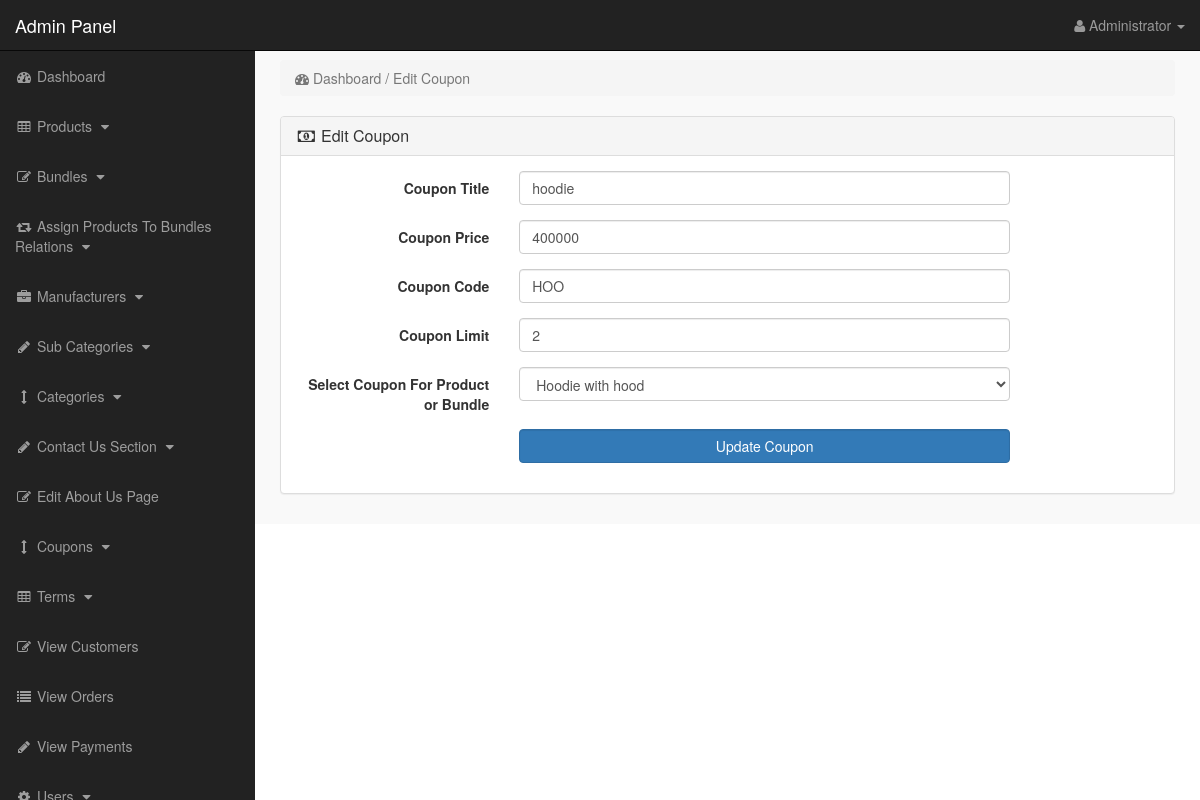
The page /admin_area/index.php?edit_coupon=7 (signed in) on the database its author committed.
### tables this page shows
CREATE TABLE `coupons` (
  `coupon_id` int(10) NOT NULL,
  `product_id` int(10) NOT NULL,
  `coupon_title` varchar(255) NOT NULL,
  `coupon_price` varchar(255) NOT NULL,
  `coupon_code` varchar(255) NOT NULL,
  `coupon_limit` int(100) NOT NULL,
  `coupon_used` int(100) NOT NULL
);

CREATE TABLE `products` (
  `product_id` int(10) NOT NULL,
  `p_cat_id` int(10) NOT NULL,
  `cat_id` int(10) NOT NULL,
  `manufacturer_id` int(10) NOT NULL,
  `date` timestamp NOT NULL DEFAULT current_timestamp() ON UPDATE current_timestamp(),
  `product_title` text NOT NULL,
  `product_url` text NOT NULL,
  `product_img1` text NOT NULL,
  `product_img2` text NOT NULL,
  `product_img3` text NOT NULL,
  `product_price` int(10) NOT NULL,
  `product_psp_price` int(100) NOT NULL,
  `product_desc` text NOT NULL,
  `product_features` text NOT NULL,
  `product_video` text NOT NULL,
  `product_keywords` text NOT NULL,
  `product_label` text NOT NULL,
  `status` varchar(255) NOT NULL
);

### admin_area/edit_coupon.php (the view, shortened to what this page needs)
<?php
if(!isset($_SESSION['admin_email'])){
echo "<script>window.open('login.php','_self')</script>";
}
else {
?>
<?php
if(isset($_GET['edit_coupon'])){
$edit_id = $_GET['edit_coupon'];
$edit_coupon = "select * from coupons where coupon_id='$edit_id'";
$run_edit = mysqli_query($con,$edit_coupon);
$row_edit = mysqli_fetch_array($run_edit);
$c_title = $row_edit['coupon_title'];
$c_price = $row_edit['coupon_price'];
$c_code = $row_edit['coupon_code'];
$c_limit = $row_edit['coupon_limit'];
$p_id = $row_edit['product_id'];
$get_products = "select * from products where product_id='$p_id'";
$run_products = mysqli_query($con,$get_products);
$row_products = mysqli_fetch_array($run_products);
$product_id = $row_products['product_id'];
$product_title = $row_products['product_title'];
}
?>
<div class="row">
<div class="col-lg-12">
<ol class="breadcrumb">
<li class="active">
<i class="fa fa-dashboard"> </i> Dashboard / Edit Coupon
</li>
</ol>
</div>
</div>
<div class="row">
<div class="col-lg-12">
<div class="panel panel-default">
<div class="panel-heading">
<h3 class="panel-title">
<i class="fa fa-money fa-fw"> </i> Edit Coupon
</h3>
</div>
<div class="panel-body">
<form class="form-horizontal" method="post" action="">
<div class="form-group" >
<label class="col-md-3 control-label"> Coupon Title </label>
<div class="col-md-7">
<input type="text" name="coupon_title" class="form-control" value="<?php echo $c_title; ?>" >
</div>
</div>
<div class="form-group" >
<label class="col-md-3 control-label"> Coupon Price </label>
<div class="col-md-7">
<input type="text" name="coupon_price" class="form-control" value="<?php echo $c_price; ?>">
</div>
</div>
<div class="form-group" >
<label class="col-md-3 control-label"> Coupon Code </label>
<div class="col-md-7">
<input type="text" name="coupon_code" class="form-control" value="<?php echo $c_code; ?> ">
</div>
</div>
<div class="form-group" >
<label class="col-md-3 control-label"> Coupon Limit </label>
<div class="col-md-7">
<input type="number" name="coupon_limit" value="<?php echo $c_limit; ?>" class="form-control">
</div>
</div>
<div class="form-group" >
<label class="col-md-3 control-label"> Select Coupon For Product or Bundle </label>
<div class="col-md-7">
<select name="product_id" class="form-control">
<option value="<?php echo $product_id; ?>"> <?php echo $product_title; ?> </option>
</select>
</div>
</div>
<div class="form-group" >
<label class="col-md-3 control-label"> </label>
<div class="col-md-7">
<input type="submit" name="update" class=" btn btn-primary form-control" value=" Update Coupon ">
</div>
</div>
</form>
</div>
</div>
</div>
</div>
<?php } ?>

### admin_area/includes/sidebar.php (shortened to what this page needs)
<?php
if(!isset($_SESSION['admin_email'])){
echo "<script>window.open('login.php','_self')</script>";
}
else {
?>
<nav class="navbar navbar-inverse navbar-fixed-top" >
<div class="navbar-header" >
<a class="navbar-brand" href="index.php?dashboard" >Admin Panel</a>
</div>
<ul class="nav navbar-right top-nav" >
<li class="dropdown" >
<a href="#" class="dropdown-toggle" data-toggle="dropdown" >
<i class="fa fa-user" ></i>
<?php echo $admin_name; ?> <b class="caret" ></b>
</a>
</li>
</ul>
<div class="collapse navbar-collapse navbar-ex1-collapse">
<ul class="nav navbar-nav side-nav">
<li>
<a href="index.php?dashboard">
<i class="fa fa-fw fa-dashboard"></i> Dashboard
</a>
</li>
<li>
<a href="#" data-toggle="collapse" data-target="#products">
<i class="fa fa-fw fa-table"></i> Products
<i class="fa fa-fw fa-caret-down"></i>
</a>
</li>
<li>
<a href="#" data-toggle="collapse" data-target="#bundles">
<i class="fa fa-fw fa-edit"></i> Bundles
<i class="fa fa-fw fa-caret-down"></i>
</a>
</li>
<li>
<a href="#" data-toggle="collapse" data-target="#relations">
<i class="fa fa-fw fa-retweet"></i> Assign Products To Bundles Relations
<i class="fa fa-fw fa-caret-down"></i>
</a>
</li>
<li>
<a href="#" data-toggle="collapse" data-target="#manufacturers">
<i class="fa fa-fw fa-briefcase"></i> Manufacturers
<i class="fa fa-fw fa-caret-down"></i>
</a>
</li>
<li>
<a href="#" data-toggle="collapse" data-target="#p_cat">
<i class="fa fa-fw fa-pencil"></i> Sub Categories
<i class="fa fa-fw fa-caret-down"></i>
</a>
</li>
<li>
<a href="#" data-toggle="collapse" data-target="#cat">
<i class="fa fa-fw fa-arrows-v"></i> Categories
<i class="fa fa-fw fa-caret-down"></i>
</a>
</li>
<li>
<a href="#" data-toggle="collapse" data-target="#contact_us">
<i class="fa fa-fw fa-pencil"> </i> Contact Us Section
<i class="fa fa-fw fa-caret-down"></i>
</a>
</li>
<li>
<a href="index.php?edit_about_us">
<i class="fa fa-fw fa-edit"></i> Edit About Us Page
</a>
</li>
<li>
<a href="#" data-toggle="collapse" data-target="#coupons">
<i class="fa fa-fw fa-arrows-v"></i> Coupons
<i class="fa fa-fw fa-caret-down"></i>
</a>
</li>
<li>
<a href="#" data-toggle="collapse" data-target="#terms" >
<i class="fa fa-fw fa-table"></i> Terms
<i class="fa fa-fw fa-caret-down"></i>
</a>
</li>
<li>
<a href="index.php?view_customers">
<i class="fa fa-fw fa-edit"></i> View Customers
</a>
</li>
<li>
<a href="index.php?view_orders">
<i class="fa fa-fw fa-list"></i> View Orders
</a>
</li>
<li>
<a href="index.php?view_payments">
<i class="fa fa-fw fa-pencil"></i> View Payments
</a>
</li>
<li>
<a href="#" data-toggle="collapse" data-target="#users">
<i class="fa fa-fw fa-gear"></i> Users
<i class="fa fa-fw fa-caret-down"></i>
</a>
</li>
</ul>
</div>
</nav>
<?php } ?>

### admin_area/css/style.css (style rules this page uses)
body { margin-top:100px; }
@media (min-width: 768px) { body { margin-top:50px; } }
.top-nav { padding:0 15px; }
.top-nav>li { display:inline-block; float:left; }
.top-nav>li>a { padding-top:15px; padding-bottom:15px; line-height:20px; color:#999; }
@media (min-width: 768px) { .side-nav { position:fixed; top:51px; width:255px; border-radius:0; overflow-y:auto; background-color: #222; bottom:0; overflow-x:hidden; padding-bottom:40px; } }
@media (min-width: 768px) { .side-nav>li>a { width:255px; } }
.panel-body { border-radius:5px; }

### rows shown on the page
coupons: coupon_title "hoodie", coupon_price "400000", coupon_code "HOO", coupon_limit "2"
products: product_id "Hoodie with hood"

### other values the page prints
$admin_name "Administrator"
